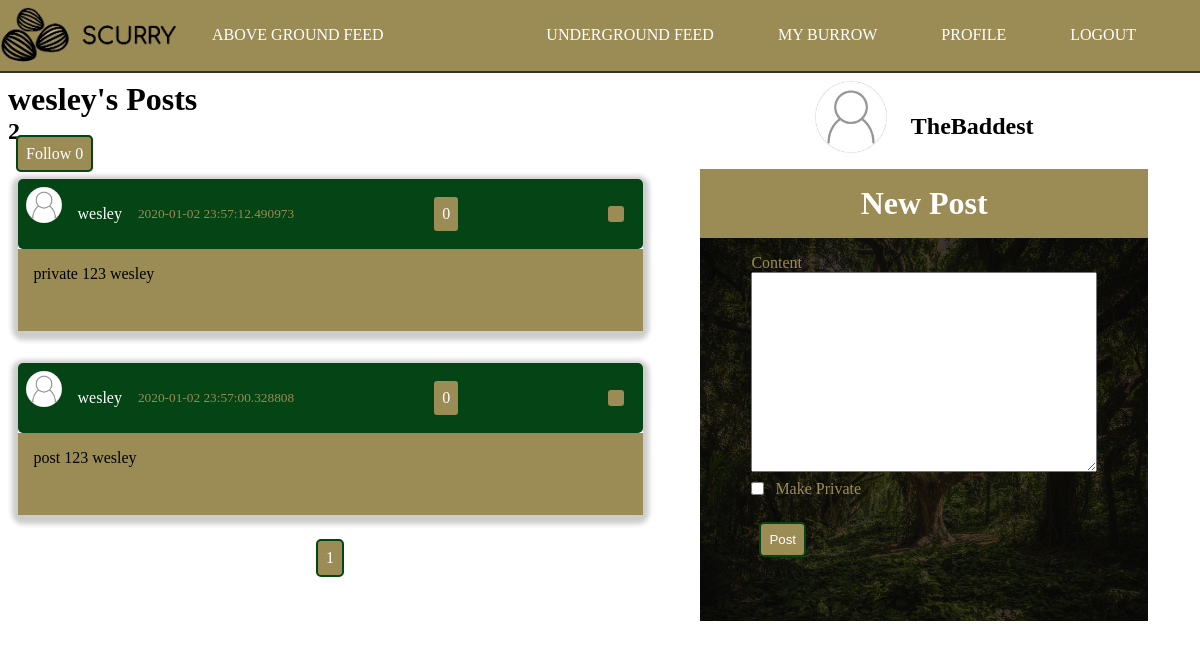
The app's page /user/wesley (signed in) with its own data.
### scurry/models.py (models this page shows, shortened)
class User(db.Model, UserMixin):
    id = db.Column(db.Integer, primary_key=True)
    username = db.Column(db.String(20), unique=True, nullable=False)
    email = db.Column(db.String(120), unique=True, nullable=False)
    image_file = db.Column(db.String(20), nullable=False, default='noprofile.jpg')
    password = db.Column(db.String(60), nullable=False)
    posts = db.relationship('Post', backref='author', lazy=True)
    followed = db.relationship(
        'User', secondary=followers,
        primaryjoin=(followers.c.follower_id == id),
        secondaryjoin=(followers.c.followed_id == id),
        backref=db.backref('followers', lazy='dynamic'), lazy='dynamic')
    liked = db.relationship(
        'PostLike',
        foreign_keys='PostLike.user_id',
        backref='user', lazy='dynamic')
    shared = db.relationship(
        'PostShare',
        foreign_keys='PostShare.sharer_id',
        backref='sharer', lazy='dynamic')

class Post(db.Model):
    id = db.Column(db.Integer, primary_key=True)
    content = db.Column(db.Text, nullable=False)
    date_posted = db.Column(db.DateTime, nullable=False, default=datetime.utcnow)
    user_id = db.Column(db.Integer, db.ForeignKey('user.id'), nullable=False)
    private = db.Column(db.Boolean, default=False, nullable=False)
    likes = db.relationship('PostLike', backref='post', lazy='dynamic')
    shares = db.relationship('PostShare', foreign_keys='PostShare.shared_post_id', backref='post', lazy='dynamic')

### scurry/users/routes.py (the view)
@users.route('/user/<string:username>')
def user_posts(username):
    postForm = PostForm()
    page = request.args.get('page', 1, type=int)
    user = User.query.filter_by(username=username).first_or_404()
    posts = Post.query.filter_by(author=user)\
        .order_by(Post.date_posted.desc())\
        .paginate(page=page, per_page=5)
    return render_template('user_posts.html', postForm=postForm, posts=posts, user=user)

### scurry/posts/forms.py
class PostForm(FlaskForm):
    content = TextAreaField('Content', validators=[DataRequired()])
    private = BooleanField('Make Private')
    submit = SubmitField('Post')

### scurry/models.py (called while the page is built)
@login_manager.user_loader
def load_user(user_id):
    return User.query.get(int(user_id))

### scurry/templates/user_posts.html (shortened to what this page needs)
{% extends "layout.html" %}
{% block content %}
<div class="container">
    <h1>{{ user.username }}'s Posts</h1><h2>{{ posts.total }}</h2>
    <a href="{{ url_for('users.follow_action', username=user.username, action='follow')}}" class="btn">Follow {{ user.followers.count() }}</a>
    <div class="posts-container">
        {%  for post in posts.items %}
            <article class="article-post shadow">
                <div class="post-head">
                    <img src="{{ url_for('static', filename='images/' + post.author.image_file) }}" alt="user photo" class="article-img">
                    <div class="post-metadata">
                        <a class="post-author" href="{{ url_for('users.user_posts', username=post.author.username) }}">{{ post.author.username }}</a>
                        <small>{{ post.date_posted }}</small>
                        <p class="btn right">
                            {{ post.likes.count() }}
                        </p>
                        <ion-icon class="btn share-btn right" name="share-alt"></ion-icon>
                    </div>
                </div>
                <div class="post-body">
                    <p class="post-content">{{ post.content }}</p>
                </div>
            </article>
        {% endfor %}
        <div class="pagination">
            {% for page_num in posts.iter_pages() %}
                {% if page_num %}
                    <a class="btn btn-info" href="{{ url_for('main.index', page=page_num) }}">{{ page_num }}</a>
                {% else %}
                    ...
                {% endif %}
            {% endfor %}
        </div>
    </div>
</div>
{% endblock content %}

### scurry/templates/layout.html (shortened to what this page needs)
<!DOCTYPE html>
<html lang="en">
<head>
    <link rel="stylesheet" type="text/css" href="{{ url_for('static', filename='style.css') }}">
</head>
<body>
    <header>
        <nav class="header-nav">
            <div class="header-logo">
                <img src="{{ url_for('static', filename='images/scurry-logo.png') }}" alt="Scurry - A Place for Squirrels" class="logo">
            </div>
            <ul class="nav-list">
                <li class="nav-list-item">
                    <a href="{{ url_for('main.index') }}" class="nav-link">Above Ground Feed</a>
                </li>
            </ul>
            <ul class="nav-list right">
                {% if current_user.is_authenticated %}
                <li class="nav-list-item">
                    <a href="{{ url_for('posts.underground') }}" class="nav-link">Underground Feed</a>
                </li>
                <li class="nav-list-item">
                    <a href="{{ url_for('posts.burrow') }}" class="nav-link">My Burrow</a>
                </li>
                <li class="nav-list-item">
                    <a href="{{ url_for('users.profile') }}" class="nav-link">Profile</a>
                </li>
                <li class="nav-list-item">
                    <a href="{{ url_for('users.logout') }}" class="nav-link">Logout</a>
                </li>
                {% endif %}
            </ul>
        </nav>
    </header>
    <main id="main">
        <div class="content-container" id="main-block">
            {%  block content %}{% endblock %}
        </div>
        <div class="sidebar-container" id="sidebar-block">
        {% if current_user.is_authenticated %}
            <div class="home-sidebar-user-info">
                <img src="{{ url_for('static', filename='images/' + current_user.image_file) }}" alt="user photo" class="sidebar-img">
                <h2>{{ current_user.username }}</h2>
            </div>
            <div class="post-form">
                <form action="" method="POST" class="form">
                    <div class="form-legend">
                        <h1>New Post</h1>
                    </div>
                    <div class="form-well">
                        <div class="form-group">
                            {{ postForm.content.label(class="form-control-label") }}
                            {% if postForm.content.errors %}
                                <div class="invalid-feedback">
                                    {% for error in postForm.content.errors %}
                                        <span>{{ error }}</span>
                                    {% endfor %}
                                </div>
                            {% else %}
                                {{ postForm.content(class="form-control-post-textarea") }}
                            {% endif %}
                        </div>
                        <div class="form-group">
                            {{ postForm.private.label(class="form-control-boolean-label") }}
                            {{ postForm.private(class="form-control-boolean") }}
                        </div>
                        <div class="form-group post-submit">
                            {{ postForm.submit(class="btn")}}
                        </div>
                    </div>
                </form>
            </div>
        {% endif %}
        </div>
    </main>
</body>
</html>

### scurry/static/style.css (style rules this page uses)
*, *::before, *::after { margin: 0; padding: 0; box-sizing: border-box; }
html { --main-color: #054414; --accent-color: #9b8b55; }
body { background-size: cover; }
a { text-decoration: none; color: #ffffff; transition: color .4s ease; }
.container { padding: .5rem; }
.shadow { -webkit-box-shadow: 0px 3px 5px 6px #ccc; -moz-box-shadow: 0px 3px 5px 6px #ccc; box-shadow: 0px 3px 5px 6px #ccc; }
.btn { margin: .5rem; padding: .5rem; background: var(--accent-color); border: 2px solid var(--main-color); border-radius: 5px; color: #fff; cursor: pointer; }
.pagination { display: flex; justify-content: center; align-items: center; }
.header-nav { width: 100vw; border-bottom: 2px solid #333; background: var(--accent-color); display: flex; }
.header-logo > .logo { max-width: 180px; object-fit: contain; }
.nav-list { margin-right: 2rem; list-style: none; display: flex; flex-flow: row nowrap; justify-content: center; align-items: center; }
.nav-list-item { margin: .5rem 2rem; }
.nav-link { text-transform: uppercase; }
.right { margin-left: auto; }
#main-block { grid-area: main; }
#sidebar-block { grid-area: side; }
#main { max-width: 1175px; height: 100%; display: grid; grid-template-areas: 'main main main side side' 'main main main side side' 'main main main side side'; grid-gap: .5rem; }
.content-container { width: 55vw; }
.sidebar-container { width: 40vw; }
.posts-container { grid-area: main; display: flex; flex-direction: column; justify-content: center; align-items: center; color: #ffffff; }
.article-post { width: 100%; max-width: 625px; margin: 1rem; border-radius: 5px; }
.post-head { padding: .5rem; width: 100%; background: var(--main-color); color: var(--accent-color); display: flex; border-radius: 5px; }
.post-author { color: #ffffff; margin-right: 1rem; }
.post-metadata { margin-left: 1rem; width: 100%; display: flex; justify-content: center; align-items: center; }
.article-img { width: 36px; height: 36px; object-fit: contain; border-radius: 50%; }
.post-body { padding: 1rem; padding-bottom: 3rem; width: 100%; background: var(--accent-color); color: black; position: relative; }
.home-sidebar-user-info { padding-top: .5rem; display: flex; justify-content: center; align-items: center; }
.home-sidebar-user-info > h2 { margin: 1.3rem 0 0 1.5rem; }
.sidebar-img { height: 72px; width: 72px; object-fit: cover; }
.post-form { padding: .5rem; }
.form { margin: auto; padding: .5rem; width: 100%; max-width: 650px; }
.form-legend { padding: 1rem 0; width: 100%; text-align: center; background: var(--accent-color); color: #ffffff; }
.form-well { padding: .5rem .5rem 3rem .5rem; height: 100%; width: 100%; background: linear-gradient( rgba(0,0,0,0.7), rgba(0,0,0,0.7)), url('./images/forest.jpeg') no-repeat center; background-size: cover; }
.form-group { margin: .5rem auto; width: 80%; position: relative; display: flex; flex-direction: column; justify-content: center; align-items: flex-start; color: var(--accent-color); }
.form-control-post-textarea { width: 100%; height: 200px; }
.form-control-boolean-label { margin-left: 1.5rem; }
.form-control-boolean { display: inline; position: absolute; }
.post-submit { margin-top: 1rem; }

### records on screen
User: username "wesley"
Post: image_file (picture), author.username "wesley", date_posted "2020-01-02 23:57:12.490973", likes.count "0", content "private 123 wesley"
Post: image_file (picture), author.username "wesley", date_posted "2020-01-02 23:57:00.328808", likes.count "0", content "post 123 wesley"
User: image_file (picture), username "TheBaddest"

### other values on screen
{{ posts.total }} "2"
{{ user.followers.count() }} "0"
{{ page_num }} "1"
{{ postForm.content.label(class="form-control-label") }} "Content"
{{ postForm.private.label(class="form-control-boolean-label") }} "Make Private"
